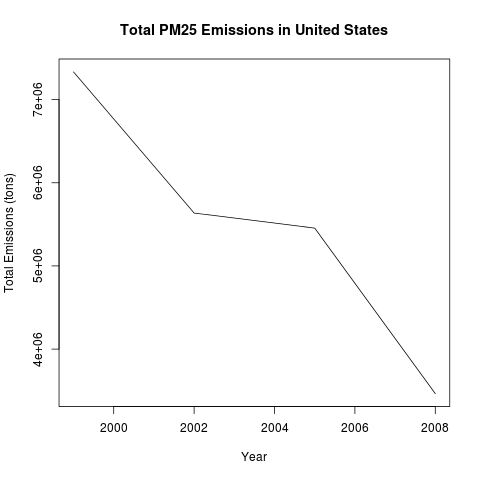

R code for this plot:
# Read the data from external script
source("read_data.R")

# load library "dplyr" for "group" and "summarise" purpouses
suppressPackageStartupMessages(library(dplyr))

# group the dataframe (NEI )by year, and sum total emissions from all sources
grouped_by_year <- summarise(group_by(NEI, year), Total_Emissions = sum(Emissions))

# Plot the result
png("plot1.png")

plot(grouped_by_year$year, grouped_by_year$Total_Emissions,
     main = "Total PM25 Emissions in United States",
     xlab = "Year",
     ylab = "Total Emissions (tons)",
     type = "l")

dev.off()